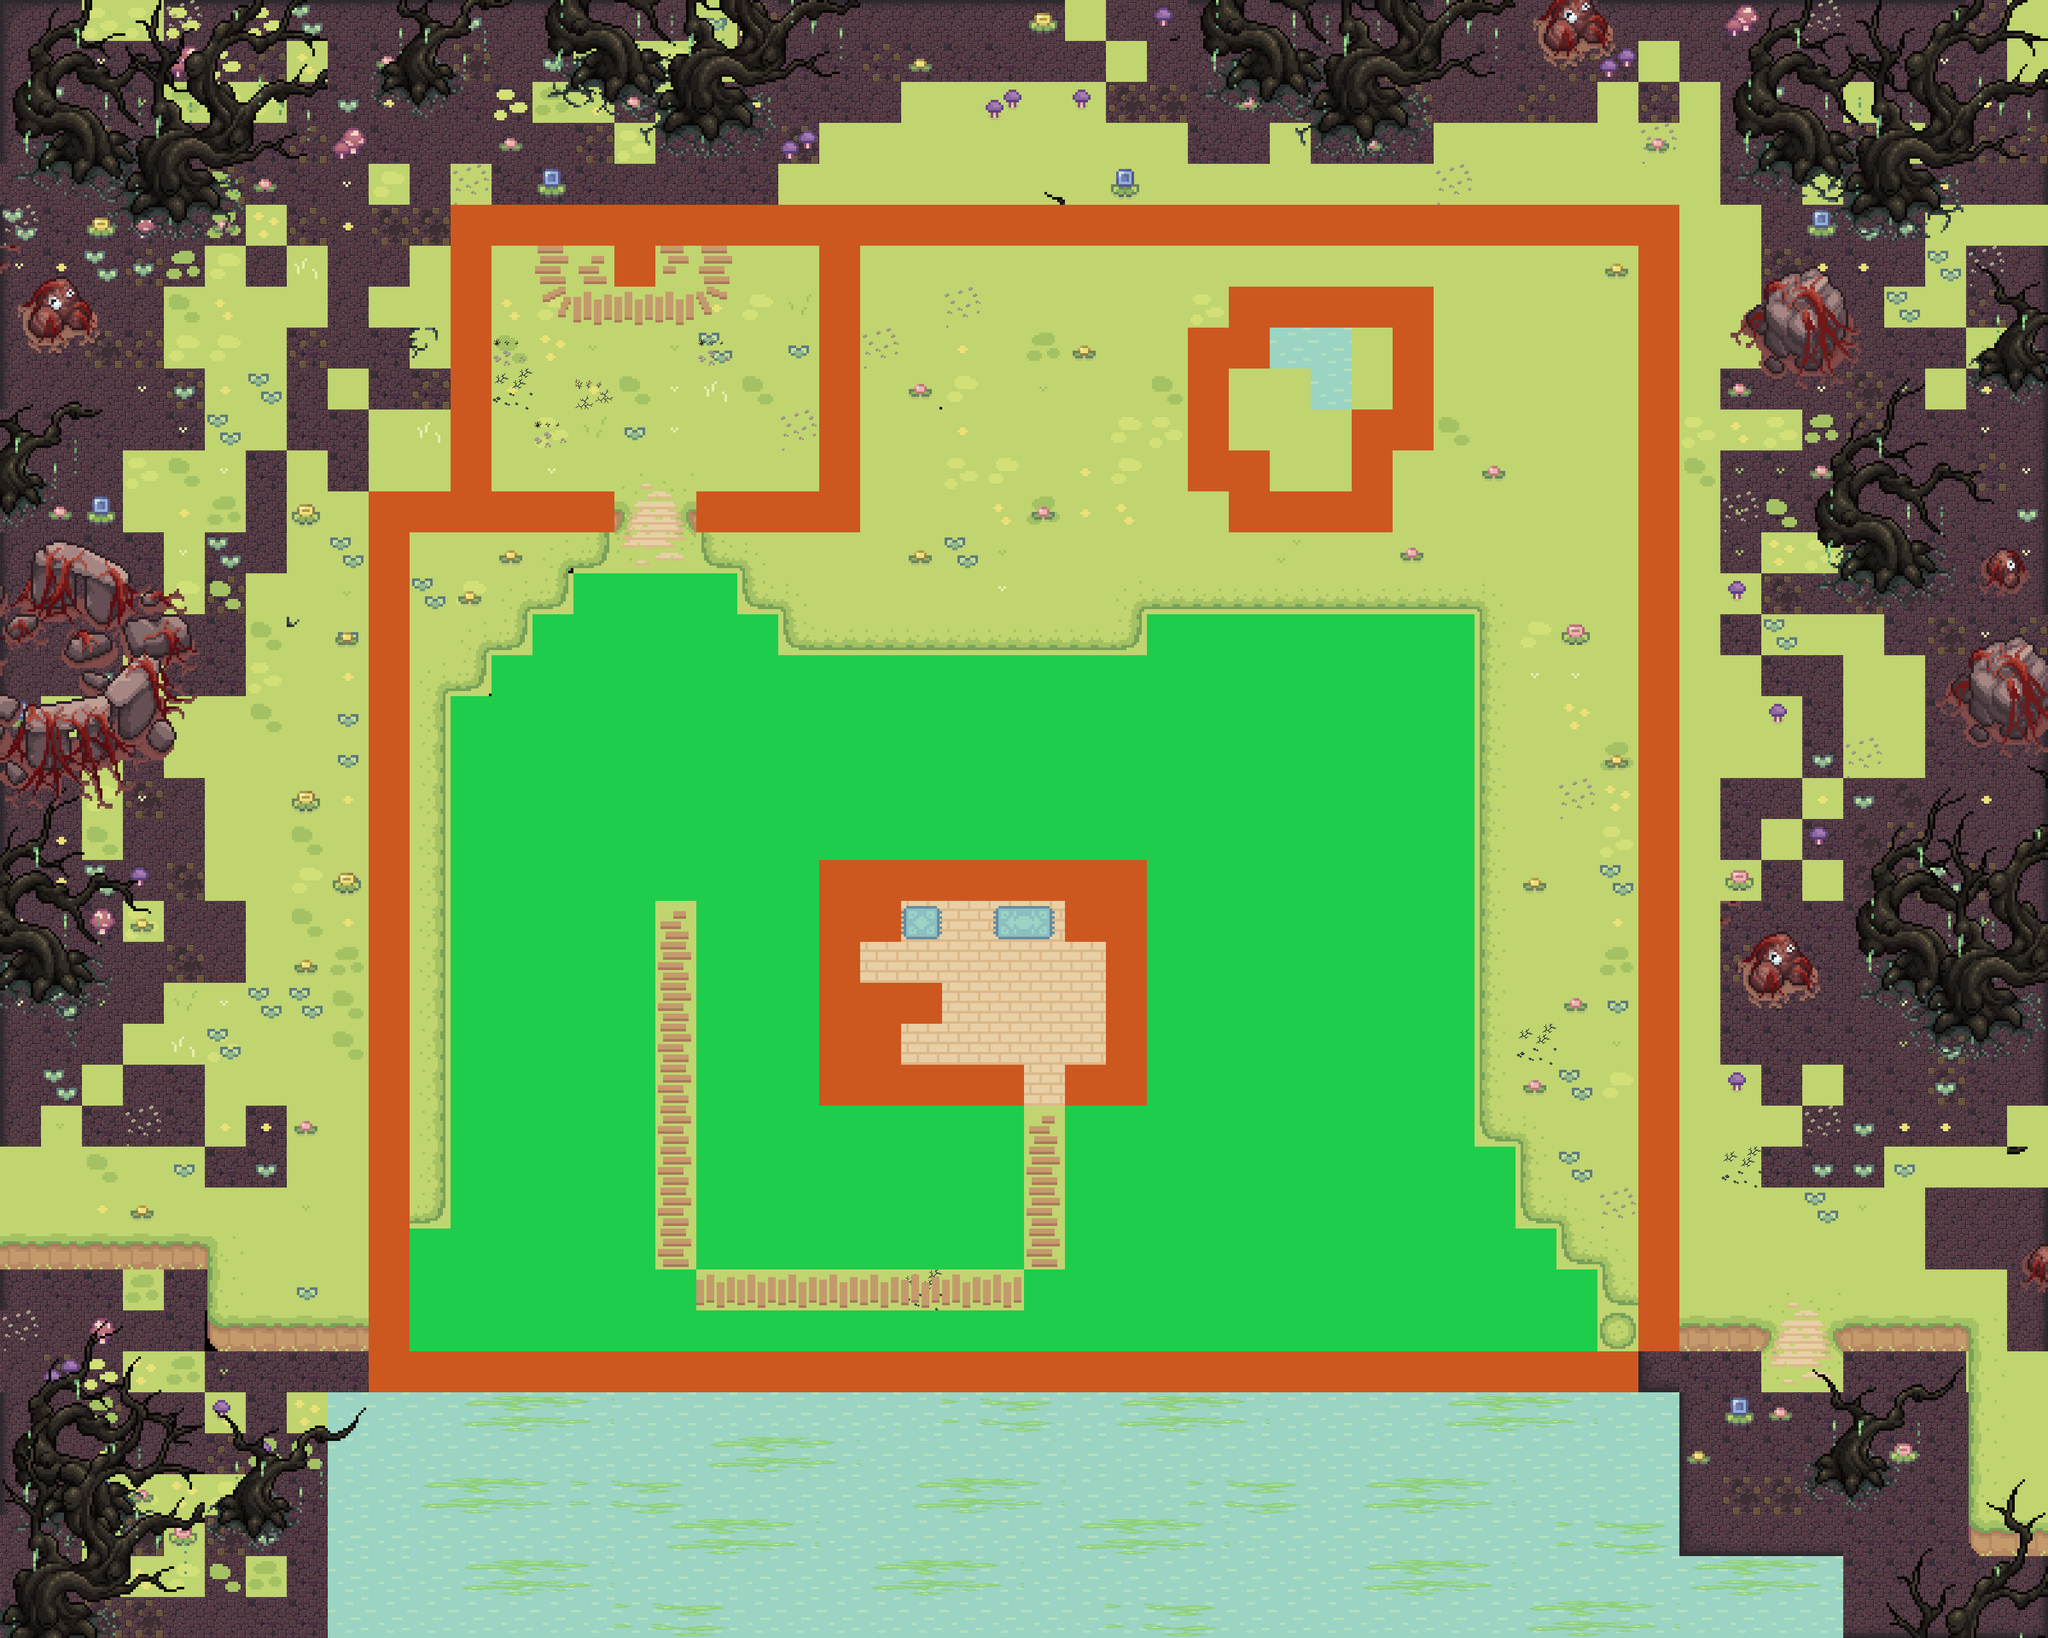

The image is a tile-based game level rendered from a .tmx file. Its description and source (layers, tilesets, objects; grid data summarised) follow:
An orthogonal 50x40 tile map with 64x64 px tiles, 20 tile layers (Water, Corrupted Water, Ground, Grass, ...), 19 tilesets and 92 objects (41x decor, 17x Small, 13x Large, Start, Trader, ...).

<map version="1.10" tiledversion="1.11.2" orientation="orthogonal" renderorder="right-down" width="50" height="40" tilewidth="64" tileheight="64" infinite="0" nextlayerid="96" nextobjectid="364">
 <tileset firstgid="1" source="Tilesets/Grass.tsx" />
 <tileset firstgid="81" source="Tilesets/Hills.tsx" />
 <tileset firstgid="117" source="Tilesets/Fences.tsx" />
 <tileset firstgid="133" source="Tilesets/Plant Decoration.tsx" />
 <tileset firstgid="143" source="Tilesets/Objects.tsx" />
 <tileset firstgid="153" source="Tilesets/Paths.tsx" />
 <tileset firstgid="169" source="Tilesets/interaction.tsx" />
 <tileset firstgid="171" source="Tilesets/Water.tsx" />
 <tileset firstgid="172" source="Tilesets/House.tsx" />
 <tileset firstgid="207" source="Tilesets/House Decoration.tsx" />
 <tileset firstgid="261" source="Tilesets/Tiles.tsx" />
 <tileset firstgid="371" source="Tilesets/Corrupted Trees#1.tsx" />
 <tileset firstgid="1259" source="Tilesets/Corrupted Trees#2.tsx" />
 <tileset firstgid="1799" source="Tilesets/Corrupted Trees#3.tsx" />
 <tileset firstgid="2087" source="Tilesets/Corrupted Objects.tsx" />
 <tileset firstgid="4243" source="Tilesets/Corrupted Details.tsx" />
 <tileset firstgid="4261" source="Tilesets/Corrupted Water.tsx" />
 <tileset firstgid="4351" source="../data/Tilesets/interaction.tsx" />
 <tileset firstgid="4353" source="../data/Tilesets/Grass.tsx" />
 <layer id="38" name="Water" width="50" height="40">
  <data>[2000 cells, 239 non-empty, 1 distinct tile ids]</data>
 </layer>
 <layer id="39" name="Corrupted Water" width="50" height="40">
  <data>[2000 cells, 75 non-empty, 6 distinct tile ids]</data>
 </layer>
 <layer id="24" name="Ground" width="50" height="40">
  <data>[2000 cells, 1591 non-empty, 13 distinct tile ids]</data>
 </layer>
 <layer id="25" name="Grass" width="50" height="40">
  <data>[2000 cells, 365 non-empty, 16 distinct tile ids]</data>
 </layer>
 <layer id="74" name="Forest Grass" width="50" height="40">
  <data>[2000 cells, 582 non-empty, 36 distinct tile ids]</data>
 </layer>
 <layer id="35" name="Details" width="50" height="40">
  <data>[2000 cells, 37 non-empty, 5 distinct tile ids]</data>
 </layer>
 <layer id="93" name="Outside Decoration" width="50" height="40">
  <data>[2000 cells, 105 non-empty, 16 distinct tile ids]</data>
 </layer>
 <layer id="92" name="Hills" width="50" height="40">
  <data>[2000 cells, 119 non-empty, 13 distinct tile ids]</data>
 </layer>
 <layer id="29" name="Fence" width="50" height="40">
  <data>[2000 cells, 22 non-empty, 6 distinct tile ids]</data>
 </layer>
 <layer id="16" name="HouseFloor" width="50" height="40">
  <data>[2000 cells, 29 non-empty, 1 distinct tile ids]</data>
 </layer>
 <layer id="15" name="HouseWalls" width="50" height="40">
  <data>[2000 cells, 23 non-empty, 11 distinct tile ids]</data>
 </layer>
 <layer id="18" name="HouseFurnitureBottom" width="50" height="40">
  <data>[2000 cells, 3 non-empty, 3 distinct tile ids]</data>
 </layer>
 <layer id="17" name="HouseFurnitureTop" width="50" height="40">
  <data>[2000 cells, 7 non-empty, 7 distinct tile ids]</data>
 </layer>
 <layer id="32" name="Corrupted Tree3" width="50" height="40">
  <data>[2000 cells, 72 non-empty, 16 distinct tile ids]</data>
 </layer>
 <layer id="31" name="Corrupted Tree2" width="50" height="40">
  <data>[2000 cells, 215 non-empty, 30 distinct tile ids]</data>
 </layer>
 <layer id="30" name="Corrupted Tree1" width="50" height="40">
  <data>[2000 cells, 236 non-empty, 48 distinct tile ids]</data>
 </layer>
 <layer id="33" name="Corrupted Rock" width="50" height="40">
  <data>[2000 cells, 99 non-empty, 65 distinct tile ids]</data>
 </layer>
 <layer id="34" name="Corrupted Objects" width="50" height="40">
  <data>[2000 cells, 0 non-empty, 0 distinct tile ids]</data>
 </layer>
 <objectgroup id="95" name="Trees">
  <object id="333" name="Large" gid="148" x="1270" y="906" width="96" height="124" />
  <object id="334" name="Large" gid="148" x="1352" y="462" width="96" height="124" />
  <object id="335" name="Large" gid="148" x="1664" y="816" width="96" height="124" />
  <object id="336" name="Large" gid="148" x="2192" y="708" width="96" height="124" />
  <object id="337" name="Large" gid="148" x="2466" y="442" width="96" height="124" />
  <object id="338" name="Large" gid="148" x="2058" y="424" width="96" height="124" />
  <object id="339" name="Large" gid="148" x="2380" y="1032" width="96" height="124" />
  <object id="340" name="Large" gid="148" x="2358" y="1596" width="96" height="124" />
  <object id="341" name="Large" gid="148" x="2452" y="1774" width="96" height="124" />
  <object id="342" name="Large" gid="148" x="2440" y="1322" width="96" height="124" />
  <object id="343" name="Large" gid="148" x="1840" y="846" width="96" height="124" />
  <object id="344" name="Large" gid="148" x="1652" y="444" width="96" height="124" />
  <object id="345" name="Large" gid="148" x="1686" y="532" width="96" height="124" />
  <object id="346" name="Small" gid="149" x="1388" y="504" width="56" height="116" />
  <object id="347" name="Small" gid="149" x="1632" y="876" width="56" height="116" />
  <object id="348" name="Small" gid="149" x="1630" y="502" width="56" height="116" />
  <object id="349" name="Small" gid="149" x="2028" y="454" width="56" height="116" />
  <object id="350" name="Small" gid="149" x="2254" y="800" width="56" height="116" />
  <object id="351" name="Small" gid="149" x="2468" y="546" width="56" height="116" />
  <object id="352" name="Small" gid="149" x="2380" y="514" width="56" height="116" />
  <object id="353" name="Small" gid="149" x="2460" y="836" width="56" height="116" />
  <object id="354" name="Small" gid="149" x="2340" y="854" width="56" height="116" />
  <object id="355" name="Small" gid="149" x="2440" y="1092" width="56" height="116" />
  <object id="356" name="Small" gid="149" x="2420" y="1358" width="56" height="116" />
  <object id="357" name="Small" gid="149" x="2422" y="1274" width="56" height="116" />
  <object id="358" name="Small" gid="149" x="2414" y="1602" width="56" height="116" />
  <object id="359" name="Small" gid="149" x="2476" y="1516" width="56" height="116" />
  <object id="360" name="Small" gid="149" x="2358" y="1460" width="56" height="116" />
  <object id="361" name="Small" gid="149" x="2416" y="1860" width="56" height="116" />
  <object id="362" name="Small" gid="149" x="670" y="886" width="56" height="116" />
 </objectgroup>
 <objectgroup id="94" name="Decoration">
  <object id="275" type="decor" gid="147" x="650.167" y="1025.83" width="56" height="112" />
  <object id="276" type="decor" gid="147" x="732.167" y="881.833" width="56" height="112" />
  <object id="277" type="decor" gid="147" x="820.167" y="859.833" width="56" height="112" />
  </objectgroup>
 <layer id="14" name="Collision" width="50" height="40">
  <data>[2000 cells, 179 non-empty, 2 distinct tile ids]</data>
 </layer>
 <layer id="26" name="Farmable" width="50" height="40">
  <data>[2000 cells, 386 non-empty, 2 distinct tile ids]</data>
 </layer>
 <objectgroup id="12" name="Player">
  <!-- 4 objects omitted --></objectgroup>
</map>
<!-- 59 of 92 objects omitted -->
